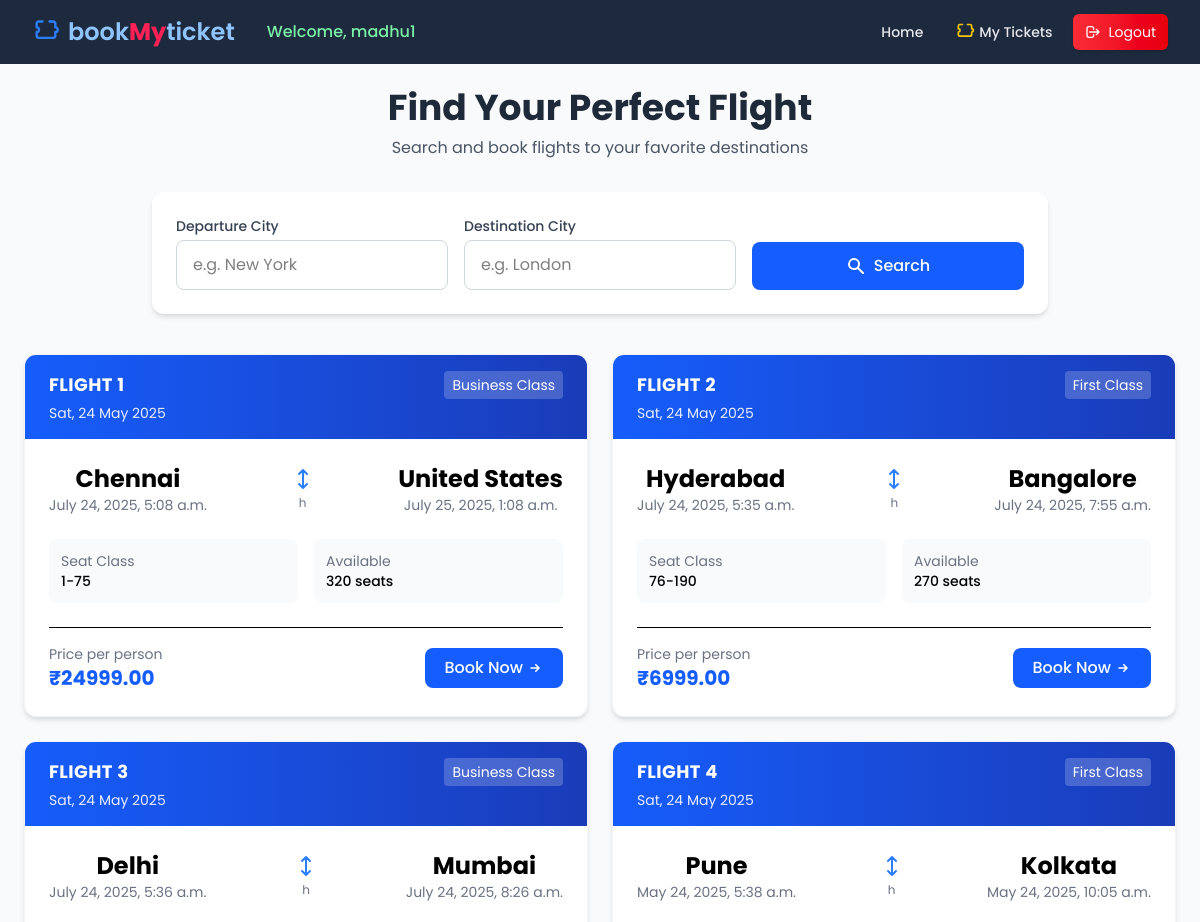
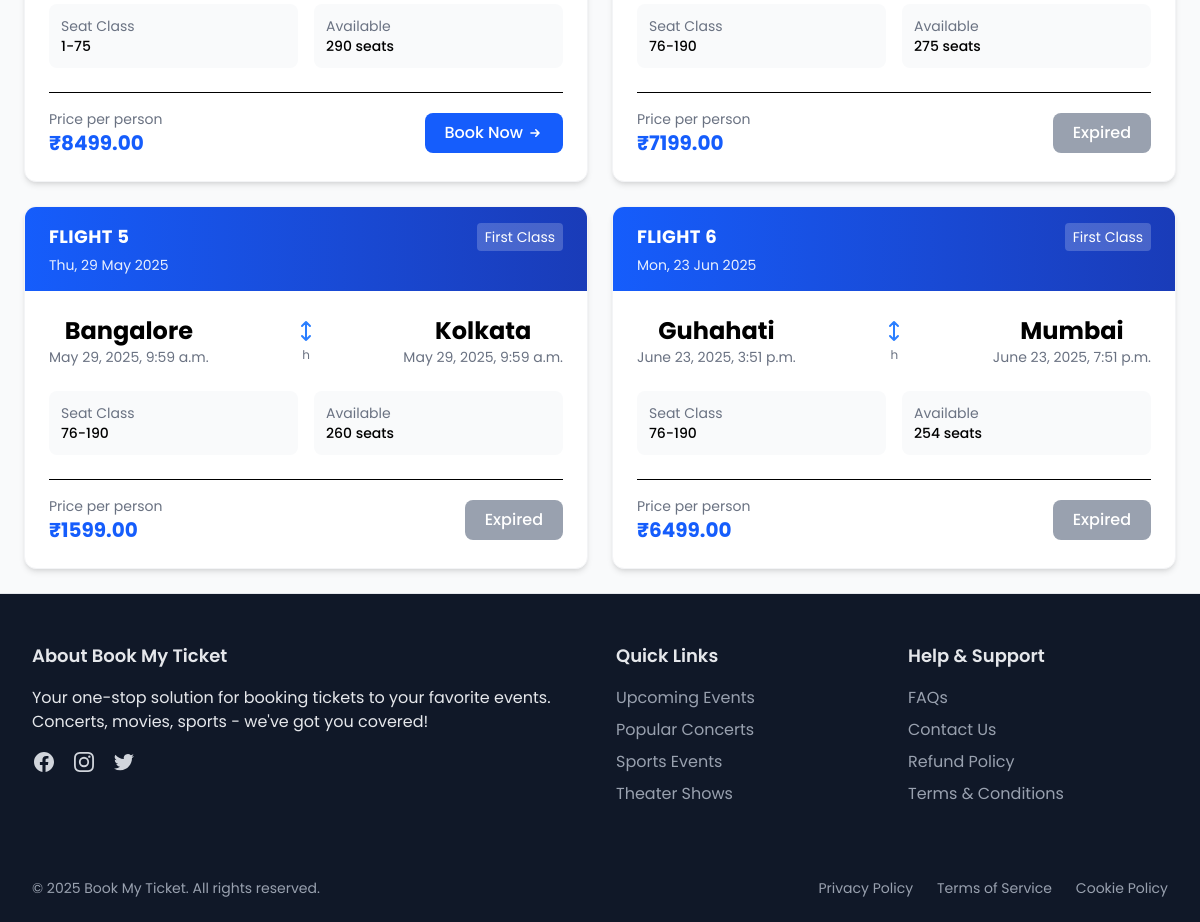
/planebooking/planebook/ (signed in), run on the app's committed database (2 pictures, top to bottom).
### booking_plane/models.py (models this page shows, shortened)
class Ticketsplane(models.Model):
    seat_types = [
        ('BS', 'Business Class'),
        ('FR', 'First Class'),
        ('EC', 'Economy Class'),
    ]
    seat_no = [
        ('BS', '1-75'),
        ('FR', '76-190'),
        ('EC', '190-250+'),
    ]
    name = models.CharField(max_length=20)
    date_time = models.DateTimeField(default=timezone.now)
    type1 = models.CharField(max_length=2, choices=seat_types)
    type2 = models.CharField(max_length=3, choices=seat_no)
    source = models.CharField(max_length=30)
    destination = models.CharField(max_length=30)
    departure_time = models.DateTimeField(default=timezone.now)
    arrival_time = models.DateTimeField(default=timezone.now)
    total_seats = models.PositiveIntegerField()
    price = models.DecimalField(max_digits=10, decimal_places=2)
    @property
    def has_departed(self):
        return timezone.now() > self.departure_time

### booking_plane/views.py (the view)
# urls.py: path('planebook/',views.planebook,name='planebook'),
def planebook(request):
    source = request.GET.get('source', '')
    destination = request.GET.get('destination', '')
    if source and destination:
        tickets = Ticketsplane.objects.filter(source__icontains=source, destination__icontains=destination)
    elif destination:
        tickets = Ticketsplane.objects.filter(destination__icontains=destination)
    elif source:
        tickets = Ticketsplane.objects.filter(source__icontains=source)
    else:
        tickets = Ticketsplane.objects.all()
    return render(request, 'booking_plane/book_plane.html', {'tickets': tickets})

### booking_plane/templates/booking_plane/book_plane.html (shortened to what this page needs)
{% extends "layout.html" %}
{% block content %}
{% if user.is_authenticated %}
<div class="min-h-screen bg-gray-50 p-4 sm:p-6">
    <div class="max-w-6xl mx-auto text-center mb-8">
        <h1 class="text-3xl sm:text-4xl font-bold text-gray-800 mb-2">Find Your Perfect Flight</h1>
        <p class="text-gray-600 max-w-2xl mx-auto">Search and book flights to your favorite destinations</p>
    </div>
    <div class="max-w-4xl mx-auto bg-white rounded-xl shadow-md p-6 mb-10">
        <form method="get" class="space-y-4 sm:space-y-0">
            <div class="grid grid-cols-1 sm:grid-cols-3 gap-4">
                <div>
                    <label class="block text-sm font-medium text-gray-700 mb-1">Departure City</label>
                    <div class="relative">
                        <input type="text" name="source" placeholder="e.g. New York"
                               value="{{ request.GET.source }}"
                               class="w-full px-4 py-3 rounded-lg border border-gray-300 focus:ring-2 focus:ring-blue-500 focus:border-blue-500 transition">
                    </div>
                </div>
                <div>
                    <label class="block text-sm font-medium text-gray-700 mb-1">Destination City</label>
                    <div class="relative">
                        <input type="text" name="destination" placeholder="e.g. London"
                               value="{{ request.GET.destination }}"
                               class="w-full px-4 py-3 rounded-lg border border-gray-300 focus:ring-2 focus:ring-blue-500 focus:border-blue-500 transition">
                    </div>
                </div>
                <div class="flex items-end">
                    <button type="submit"
                            class="w-full bg-blue-600 hover:bg-blue-700 text-white font-medium py-3 px-6 rounded-lg transition duration-200 flex items-center justify-center">
                        <svg xmlns="http://www.w3.org/2000/svg" class="h-5 w-5 mr-2" viewBox="0 0 20 20" fill="currentColor">
                            <path fill-rule="evenodd" d="M8 4a4 4 0 100 8 4 4 0 000-8zM2 8a6 6 0 1110.89 3.476l4.817 4.817a1 1 0 01-1.414 1.414l-4.816-4.816A6 6 0 012 8z" clip-rule="evenodd" />
                        </svg>
                        Search
                    </button>
                </div>
            </div>
        </form>
    </div>
    <div class="max-w-6xl mx-auto">
        {% if tickets %}
        <div class="grid grid-cols-1 md:grid-cols-2 lg:grid-cols-2 gap-6">
            {% for ticket in tickets %}
            <div class="bg-white rounded-xl shadow-md overflow-hidden hover:shadow-lg transition duration-300 border border-gray-100">
                <div class="bg-gradient-to-r from-blue-600 to-blue-800 px-6 py-4 text-white">
                    <div class="flex justify-between items-center">
                        <h3 class="font-bold text-lg uppercase tracking-wide">Flight {{ ticket.id }}</h3>
                        <span class="text-sm bg-white/20 px-2 py-1 rounded">{{ ticket.get_type1_display }}</span>
                    </div>
                    <p class="text-sm opacity-90 mt-1">{{ ticket.date_time|date:"D, d M Y" }}</p>
                </div>
                <div class="p-6">
                    <div class="flex justify-between items-center mb-6">
                        <div class="text-center">
                            <p class="text-2xl font-bold">{{ ticket.source }}</p>
                            <p class="text-gray-500 text-sm">{{ ticket.departure_time }}</p>
                        </div>
                        <div class="flex flex-col items-center px-4">
                            <svg xmlns="http://www.w3.org/2000/svg" class="h-6 w-6 text-blue-500" fill="none" viewBox="0 0 24 24" stroke="currentColor">
                                <path stroke-linecap="round" stroke-linejoin="round" stroke-width="2" d="M8 7l4-4m0 0l4 4m-4-4v18m0 0l-4-4m4 4l4-4" />
                            </svg>
                            <span class="text-xs text-gray-500 mt-1">{{ ticket.duration }}h</span>
                        </div>
                        <div class="text-center">
                            <p class="text-2xl font-bold">{{ ticket.destination }}</p>
                            <p class="text-gray-500 text-sm">{{ ticket.arrival_time}}</p>
                        </div>
                    </div>
                    <div class="grid grid-cols-2 gap-4 text-sm mb-6">
                        <div class="bg-gray-50 p-3 rounded-lg">
                            <p class="text-gray-500">Seat Class</p>
                            <p class="font-medium">{{ ticket.get_type2_display }}</p>
                        </div>
                        <div class="bg-gray-50 p-3 rounded-lg">
                            <p class="text-gray-500">Available</p>
                            <p class="font-medium">{{ ticket.total_seats }} seats</p>
                        </div>
                    </div>
                    <div class="flex justify-between items-center border-t pt-4">
                        <div>
                            <p class="text-gray-500 text-sm">Price per person</p>
                            <p class="text-xl font-bold text-blue-600">₹{{ ticket.price }}</p>
                        </div>
                        {% if ticket.has_departed %}
                        <button class="bg-gray-400 text-white font-medium py-2 px-5 rounded-lg cursor-not-allowed" disabled>
                            Expired
                        </button>
                        {% else %}
                        <form method="post" action="{% url 'book_plane_ticket' ticket.id %}">
                            <button type="submit"
                                    class="bg-blue-600 hover:bg-blue-700 text-white font-medium py-2 px-5 rounded-lg transition duration-200 flex items-center">
                                Book Now
                                <svg xmlns="http://www.w3.org/2000/svg" class="h-4 w-4 ml-1" viewBox="0 0 20 20" fill="currentColor">
                                    <path fill-rule="evenodd" d="M10.293 5.293a1 1 0 011.414 0l4 4a1 1 0 010 1.414l-4 4a1 1 0 01-1.414-1.414L12.586 11H5a1 1 0 110-2h7.586l-2.293-2.293a1 1 0 010-1.414z" clip-rule="evenodd" />
                                </svg>
                            </button>
                        </form>
                        {% endif %}
                    </div>
                </div>
            </div>
            {% endfor %}
        </div>
        {% endif %}
    </div>
</div>
{% endif %}
{% endblock content %}

### templates/layout.html (shortened to what this page needs)
{% load static %}
{% load static tailwind_tags %}
{% load django_browser_reload %}
<!DOCTYPE html>
<html lang="en" x-data="{ open: false, scrolled: false }" @scroll.window="scrolled = window.scrollY > 10">
<head>
    {% tailwind_css %}
</head>
<body class="bg-white flex flex-col min-h-screen font-poppins antialiased">
{% block navbar %}
<header class="fixed w-full z-50" :class="{'shadow-lg': scrolled}">
    <nav class="bg-slate-800 transition-slow" :class="{'bg-opacity-95 backdrop-blur-sm': scrolled}">
        <div class="max-w-7xl mx-auto px-4 sm:px-6 lg:px-8">
            <div class="flex justify-between items-center h-16">
                <div class="flex-shrink-0 flex items-center">
                    <a href="{% url 'home' %}" class="flex items-center space-x-2 text-blue-300 font-semibold text-2xl">
                        <svg xmlns="http://www.w3.org/2000/svg" class="w-7 h-7 text-blue-500" fill="none" viewBox="0 0 24 24" stroke="currentColor">
                            <path stroke-linecap="round" stroke-linejoin="round" stroke-width="2"
                                d="M9 3H6a2 2 0 00-2 2v3a2 2 0 010 4v3a2 2 0 002 2h3m6-14h3a2 2 0 012 2v3a2 2 0 010 4v3a2 2 0 01-2 2h-3m-6 0h6" />
                        </svg>
                        <span class="hidden sm:inline">
                            book<span class="text-rose-500 font-bold">My</span>ticket
                        </span>
                    </a>
                </div>
                <div class="hidden md:flex items-center space-x-4 ml-6">
                    {% if user.is_authenticated %}
                        <span class="text-green-300 font-medium text-sm md:text-base">
                            Welcome, {{ user.username }}{% if user.username == 'madhu' %} (Admin){% endif %}
                        </span>
                    {% endif %}
                </div>
                <div class="hidden md:flex items-center space-x-2 ml-auto">
                    <a href="{% url 'home' %}" class="px-3 py-2 rounded-md text-gray-200 hover:text-white hover:bg-slate-700 text-sm font-medium transition-slow">Home</a>
                    {% if user.is_authenticated %}
                    <a href="{% url 'my_tickets' %}" class="flex items-center px-3 py-2 rounded-md text-gray-200 hover:text-white hover:bg-slate-700 text-sm font-medium transition-slow gap-1">
                        <svg xmlns="http://www.w3.org/2000/svg" class="w-5 h-5 text-yellow-400" fill="none" viewBox="0 0 24 24" stroke="currentColor">
                            <path stroke-linecap="round" stroke-linejoin="round" stroke-width="2"
                                    d="M9 3H6a2 2 0 00-2 2v3a2 2 0 010 4v3a2 2 0 002 2h3m6-14h3a2 2 0 012 2v3a2 2 0 010 4v3a2 2 0 01-2 2h-3m-6 0h6" />
                        </svg>
                        My Tickets
                    </a>
                        <a href="{% url 'logout' %}" class="px-3 py-2 rounded-md text-white bg-gradient-to-r from-red-500 to-red-600 hover:from-red-600 hover:to-red-700 transition-slow shadow hover:shadow-lg flex items-center gap-2 text-sm">
                            <svg xmlns="http://www.w3.org/2000/svg" class="h-4 w-4" fill="none" viewBox="0 0 24 24" stroke="currentColor">
                                <path stroke-linecap="round" stroke-linejoin="round" stroke-width="2" d="M17 16l4-4m0 0l-4-4m4 4H7m6 4v1a3 3 0 01-3 3H6a3 3 0 01-3-3V7a3 3 0 013-3h4a3 3 0 013 3v1" />
                            </svg>
                            Logout
                        </a>
                    {% endif %}
                </div>
            </div>
        </div>
    </nav>
</header>
{% endblock %}
<main class="flex-grow pt-16">
    {% block content %}
    {% endblock %}
</main>
{% block footer %}
<footer class="bg-gray-900 text-gray-200 border-t border-gray-200">
    <div class="max-w-7xl mx-auto px-4 sm:px-6 lg:px-8 py-12">
        <div class="grid grid-cols-1 md:grid-cols-4 gap-8">
            <div class="md:col-span-2">
                <h3 class="text-lg font-semibold text-gray-200 mb-4">About Book My Ticket</h3>
                <p class="text-gray-200 mb-4">
                    Your one-stop solution for booking tickets to your favorite events. Concerts, movies, sports - we've got you covered!
                </p>
                <div class="flex space-x-4">
                    <a href="#" class="text-gray-300 hover:text-blue-600 transition-colors">
                    </a>
                    <a href="#" class="text-gray-300 hover:text-pink-500 transition-colors">
                    </a>
                    <a href="#" class="text-gray-300 hover:text-blue-400 transition-colors">
                    </a>
                </div>
            </div>
            <div>
                <h3 class="text-lg font-semibold text-gray-200 mb-4">Quick Links</h3>
                <ul class="space-y-2">
                    <li><a href="#" class="text-gray-400 hover:text-blue-600 transition-colors">Upcoming Events</a></li>
                    <li><a href="#" class="text-gray-400 hover:text-blue-600 transition-colors">Popular Concerts</a></li>
                    <li><a href="#" class="text-gray-400 hover:text-blue-600 transition-colors">Sports Events</a></li>
                    <li><a href="#" class="text-gray-400 hover:text-blue-600 transition-colors">Theater Shows</a></li>
                </ul>
            </div>
            <div>
                <h3 class="text-lg font-semibold text-gray-200 mb-4">Help & Support</h3>
                <ul class="space-y-2">
                    <li><a href="#" class="text-gray-400 hover:text-blue-600 transition-colors">FAQs</a></li>
                    <li><a href="#" class="text-gray-400 hover:text-blue-600 transition-colors">Contact Us</a></li>
                    <li><a href="#" class="text-gray-400 hover:text-blue-600 transition-colors">Refund Policy</a></li>
                    <li><a href="#" class="text-gray-400 hover:text-blue-600 transition-colors">Terms & Conditions</a></li>
                </ul>
            </div>
        </div>
    </div>
    <div class="bg-gray-900 py-6">
        <div class="max-w-7xl mx-auto px-4 sm:px-6 lg:px-8">
            <div class="flex flex-col md:flex-row justify-between items-center">
                <p class="text-sm text-gray-400 mb-4 md:mb-0">
                    &copy; 2025 Book My Ticket. All rights reserved.
                </p>
                <div class="flex space-x-6" >
                    <a href="#" class="text-sm text-gray-400 hover:text-blue-600 transition-colors">Privacy Policy</a>
                    <a href="#" class="text-sm text-gray-400 hover:text-blue-600 transition-colors">Terms of Service</a>
                    <a href="#" class="text-sm text-gray-400 hover:text-blue-600 transition-colors">Cookie Policy</a>
                </div>
            </div>
        </div>
    </div>
</footer>
{% endblock %}
</body>
</html>

### templates/layout.html (style rules this page uses)
.font-poppins { font-family: 'Poppins', sans-serif; }
.transition-slow { transition: all 0.3s ease-in-out; }

### booking_plane/templates/booking_plane/book_plane.html (style rules this page uses)
.transition { transition-property: background-color, border-color, color, fill, stroke, opacity, box-shadow, transform; transition-timing-function: cubic-bezier(0.4, 0, 0.2, 1); transition-duration: 150ms; }

### data on the page
Ticketsplane: id "1", type1 "Business Class", date_time "Sat, 24 May 2025", source "Chennai", departure_time "July 24, 2025, 5:08 a.m.", destination "United States", arrival_time "July 25, 2025, 1:08 a.m.", type2 "1-75", total_seats "320", price "24999.00", shows "Book Now"
Ticketsplane: id "2", type1 "First Class", date_time "Sat, 24 May 2025", source "Hyderabad", departure_time "July 24, 2025, 5:35 a.m.", destination "Bangalore", arrival_time "July 24, 2025, 7:55 a.m.", type2 "76-190", total_seats "270", price "6999.00", shows "Book Now"
Ticketsplane: id "3", type1 "Business Class", date_time "Sat, 24 May 2025", source "Delhi", departure_time "July 24, 2025, 5:36 a.m.", destination "Mumbai", arrival_time "July 24, 2025, 8:26 a.m.", type2 "1-75", total_seats "290", price "8499.00", shows "Book Now"
Ticketsplane: id "4", type1 "First Class", date_time "Sat, 24 May 2025", source "Pune", departure_time "May 24, 2025, 5:38 a.m.", destination "Kolkata", arrival_time "May 24, 2025, 10:05 a.m.", type2 "76-190", total_seats "275", price "7199.00", shows "Expired"
Ticketsplane: id "5", type1 "First Class", date_time "Thu, 29 May 2025", source "Bangalore", departure_time "May 29, 2025, 9:59 a.m.", destination "Kolkata", arrival_time "May 29, 2025, 9:59 a.m.", type2 "76-190", total_seats "260", price "1599.00", shows "Expired"
Ticketsplane: id "6", type1 "First Class", date_time "Mon, 23 Jun 2025", source "Guhahati", departure_time "June 23, 2025, 3:51 p.m.", destination "Mumbai", arrival_time "June 23, 2025, 7:51 p.m.", type2 "76-190", total_seats "254", price "6499.00", shows "Expired"

### other printed values
{{ user.username }} "madhu1"
